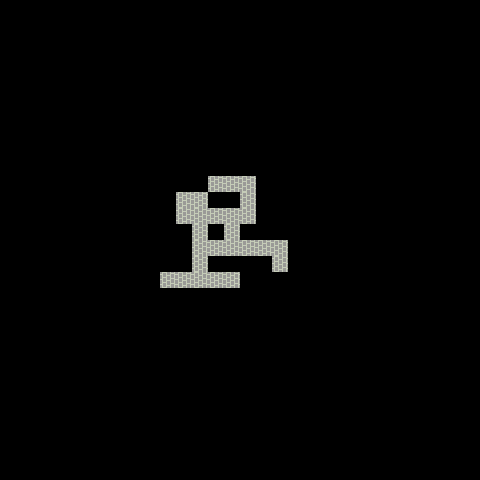

The image is a tile-based game level rendered from a .tmx file. Its description and complete source (layers, tilesets, objects, tile grids) follow:
An orthogonal 30x30 tile map with 16x16 px tiles, 1 tile layer (Floor) and 13 objects.

<map version="1.10" tiledversion="1.11.0" orientation="orthogonal" renderorder="right-down" width="30" height="30" tilewidth="16" tileheight="16" infinite="0" nextlayerid="3" nextobjectid="14">
 <tileset firstgid="1" source="../../sprites.tsx" />
 <layer id="1" name="Floor" width="30" height="30" locked="1">
  <data encoding="csv">
0,0,0,0,0,0,0,0,0,0,0,0,0,0,0,0,0,0,0,0,0,0,0,0,0,0,0,0,0,0,
0,0,0,0,0,0,0,0,0,0,0,0,0,0,0,0,0,0,0,0,0,0,0,0,0,0,0,0,0,0,
0,0,0,0,0,0,0,0,0,0,0,0,0,0,0,0,0,0,0,0,0,0,0,0,0,0,0,0,0,0,
0,0,0,0,0,0,0,0,0,0,0,0,0,0,0,0,0,0,0,0,0,0,0,0,0,0,0,0,0,0,
0,0,0,0,0,0,0,0,0,0,0,0,0,0,0,0,0,0,0,0,0,0,0,0,0,0,0,0,0,0,
0,0,0,0,0,0,0,0,0,0,0,0,0,0,0,0,0,0,0,0,0,0,0,0,0,0,0,0,0,0,
0,0,0,0,0,0,0,0,0,0,0,0,0,0,0,0,0,0,0,0,0,0,0,0,0,0,0,0,0,0,
0,0,0,0,0,0,0,0,0,0,0,0,0,0,0,0,0,0,0,0,0,0,0,0,0,0,0,0,0,0,
0,0,0,0,0,0,0,0,0,0,0,0,0,0,0,0,0,0,0,0,0,0,0,0,0,0,0,0,0,0,
0,0,0,0,0,0,0,0,0,0,0,0,0,0,0,0,0,0,0,0,0,0,0,0,0,0,0,0,0,0,
0,0,0,0,0,0,0,0,0,0,0,0,0,0,0,0,0,0,0,0,0,0,0,0,0,0,0,0,0,0,
0,0,0,0,0,0,0,0,0,0,0,0,0,1,1,1,0,0,0,0,0,0,0,0,0,0,0,0,0,0,
0,0,0,0,0,0,0,0,0,0,0,1,1,0,0,1,0,0,0,0,0,0,0,0,0,0,0,0,0,0,
0,0,0,0,0,0,0,0,0,0,0,1,1,1,1,1,0,0,0,0,0,0,0,0,0,0,0,0,0,0,
0,0,0,0,0,0,0,0,0,0,0,0,1,0,1,0,0,0,0,0,0,0,0,0,0,0,0,0,0,0,
0,0,0,0,0,0,0,0,0,0,0,0,1,1,1,1,1,1,0,0,0,0,0,0,0,0,0,0,0,0,
0,0,0,0,0,0,0,0,0,0,0,0,1,0,0,0,0,1,0,0,0,0,0,0,0,0,0,0,0,0,
0,0,0,0,0,0,0,0,0,0,1,1,1,1,1,0,0,0,0,0,0,0,0,0,0,0,0,0,0,0,
0,0,0,0,0,0,0,0,0,0,0,0,0,0,0,0,0,0,0,0,0,0,0,0,0,0,0,0,0,0,
0,0,0,0,0,0,0,0,0,0,0,0,0,0,0,0,0,0,0,0,0,0,0,0,0,0,0,0,0,0,
0,0,0,0,0,0,0,0,0,0,0,0,0,0,0,0,0,0,0,0,0,0,0,0,0,0,0,0,0,0,
0,0,0,0,0,0,0,0,0,0,0,0,0,0,0,0,0,0,0,0,0,0,0,0,0,0,0,0,0,0,
0,0,0,0,0,0,0,0,0,0,0,0,0,0,0,0,0,0,0,0,0,0,0,0,0,0,0,0,0,0,
0,0,0,0,0,0,0,0,0,0,0,0,0,0,0,0,0,0,0,0,0,0,0,0,0,0,0,0,0,0,
0,0,0,0,0,0,0,0,0,0,0,0,0,0,0,0,0,0,0,0,0,0,0,0,0,0,0,0,0,0,
0,0,0,0,0,0,0,0,0,0,0,0,0,0,0,0,0,0,0,0,0,0,0,0,0,0,0,0,0,0,
0,0,0,0,0,0,0,0,0,0,0,0,0,0,0,0,0,0,0,0,0,0,0,0,0,0,0,0,0,0,
0,0,0,0,0,0,0,0,0,0,0,0,0,0,0,0,0,0,0,0,0,0,0,0,0,0,0,0,0,0,
0,0,0,0,0,0,0,0,0,0,0,0,0,0,0,0,0,0,0,0,0,0,0,0,0,0,0,0,0,0,
0,0,0,0,0,0,0,0,0,0,0,0,0,0,0,0,0,0,0,0,0,0,0,0,0,0,0,0,0,0
</data>
 </layer>
 <objectgroup id="2" name="Objects">
  <object id="1" template="../../templates/adventurer.tx" x="208" y="192" />
  <object id="2" template="../../templates/goblinoid.tx" x="272" y="272">
   <properties>
    <property name="dir_x" type="int" value="0" />
    <property name="dir_y" type="int" value="1" />
   </properties>
  </object>
  <object id="3" template="../../templates/treasure.tx" x="240" y="192" />
  <object id="4" template="../../templates/treasure.tx" x="192" y="208" />
  <object id="5" template="../../templates/treasure.tx" x="192" y="256" />
  <object id="6" template="../../templates/planks_trigger.tx" x="224" y="304">
   <properties>
    <property name="planks_1" type="object" value="9" />
   </properties>
  </object>
  <object id="7" template="../../templates/pit.tx" x="224" y="288" />
  <object id="8" template="../../templates/exit.tx" x="160" y="288" />
  <object id="9" template="../../templates/planks.tx" x="224" y="288">
   <properties>
    <property name="active" type="bool" value="false" />
   </properties>
  </object>
  <object id="10" template="../../templates/teleporter.tx" x="224" y="256">
   <properties>
    <property name="enter_portal" type="object" value="13" />
    <property name="exit_portal_1" type="object" value="11" />
    <property name="exit_portal_2" type="object" value="12" />
   </properties>
  </object>
  <object id="11" template="../../templates/exit_portal.tx" x="208" y="256" />
  <object id="12" template="../../templates/exit_portal.tx" x="224" y="240">
   <properties>
    <property name="exit_dir_x" type="int" value="0" />
    <property name="exit_dir_y" type="int" value="1" />
   </properties>
  </object>
  <object id="13" template="../../templates/enter_portal.tx" x="240" y="256">
   <properties>
    <property name="exit_portal" type="object" value="11" />
   </properties>
  </object>
 </objectgroup>
</map>
